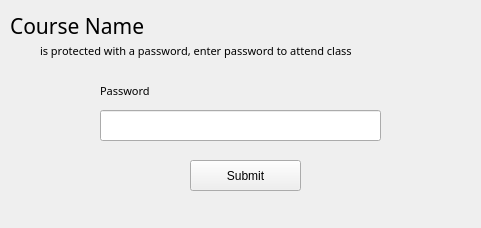
<?xml version="1.0" encoding="UTF-8"?>
<ui version="4.0">
 <class>subject_pass_window</class>
 <widget class="QMainWindow" name="subject_pass_window">
  <property name="geometry">
   <rect>
    <x>0</x>
    <y>0</y>
    <width>481</width>
    <height>228</height>
   </rect>
  </property>
  <property name="windowTitle">
   <string>MainWindow</string>
  </property>
  <widget class="QWidget" name="centralwidget">
   <widget class="QLabel" name="top_course_name">
    <property name="geometry">
     <rect>
      <x>10</x>
      <y>-10</y>
      <width>551</width>
      <height>71</height>
     </rect>
    </property>
    <property name="font">
     <font>
      <family>Montserrat</family>
      <pointsize>16</pointsize>
      <weight>50</weight>
      <bold>false</bold>
     </font>
    </property>
    <property name="text">
     <string>Course Name</string>
    </property>
   </widget>
   <widget class="QLabel" name="label">
    <property name="geometry">
     <rect>
      <x>40</x>
      <y>40</y>
      <width>381</width>
      <height>21</height>
     </rect>
    </property>
    <property name="font">
     <font>
      <family>Montserrat</family>
      <pointsize>8</pointsize>
     </font>
    </property>
    <property name="text">
     <string>is protected with a password, enter password to attend class</string>
    </property>
   </widget>
   <widget class="QLineEdit" name="subject_pass">
    <property name="geometry">
     <rect>
      <x>100</x>
      <y>110</y>
      <width>281</width>
      <height>31</height>
     </rect>
    </property>
    <property name="styleSheet">
     <string notr="true"/>
    </property>
    <property name="echoMode">
     <enum>QLineEdit::Password</enum>
    </property>
   </widget>
   <widget class="QLabel" name="label_2">
    <property name="geometry">
     <rect>
      <x>100</x>
      <y>80</y>
      <width>61</width>
      <height>21</height>
     </rect>
    </property>
    <property name="font">
     <font>
      <family>Montserrat</family>
      <pointsize>8</pointsize>
     </font>
    </property>
    <property name="text">
     <string>Password</string>
    </property>
   </widget>
   <widget class="QPushButton" name="submit_pass_btn">
    <property name="geometry">
     <rect>
      <x>190</x>
      <y>160</y>
      <width>111</width>
      <height>31</height>
     </rect>
    </property>
    <property name="text">
     <string>Submit</string>
    </property>
   </widget>
  </widget>
 </widget>
 <resources/>
 <connections/>
</ui>
